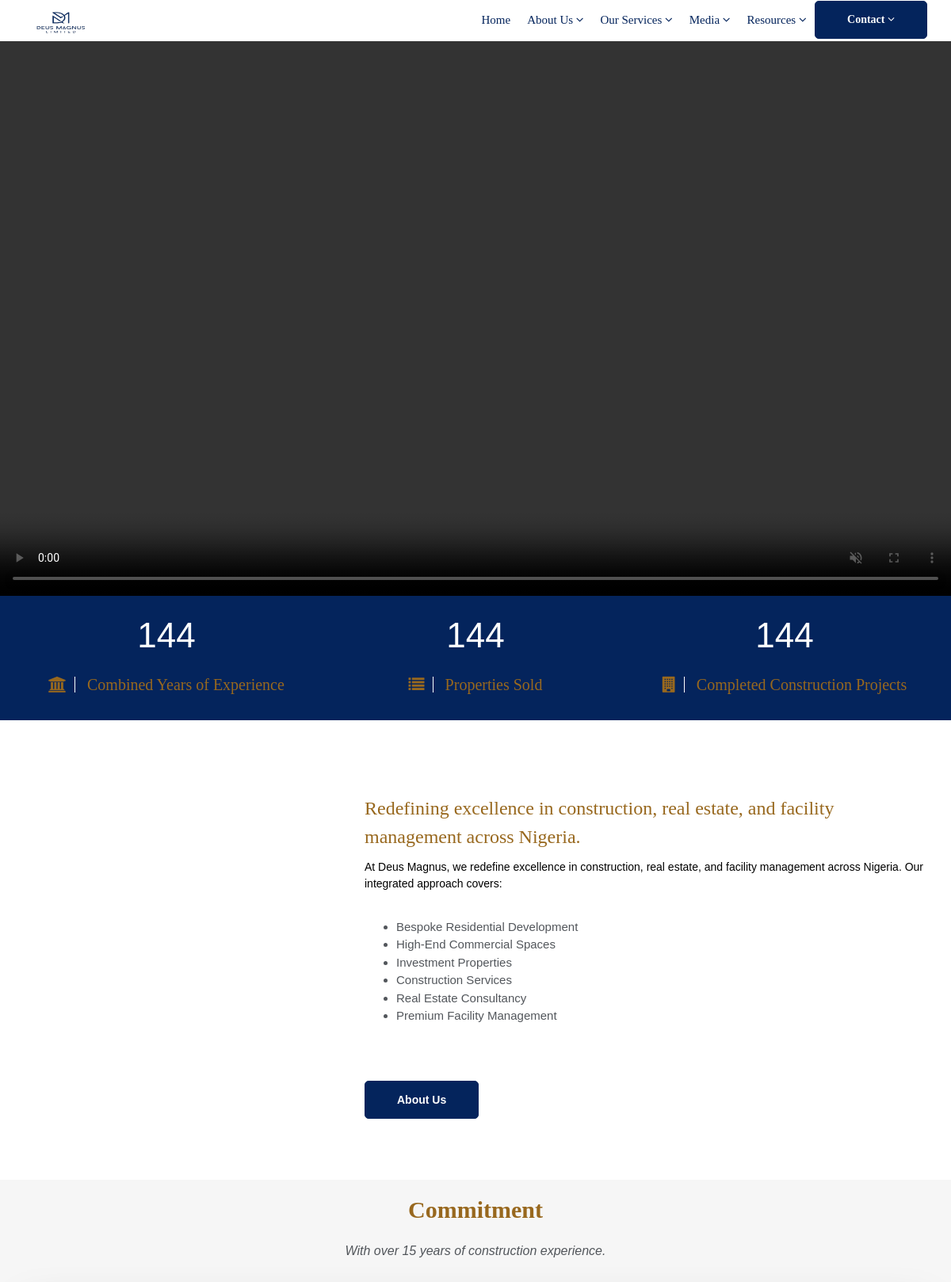
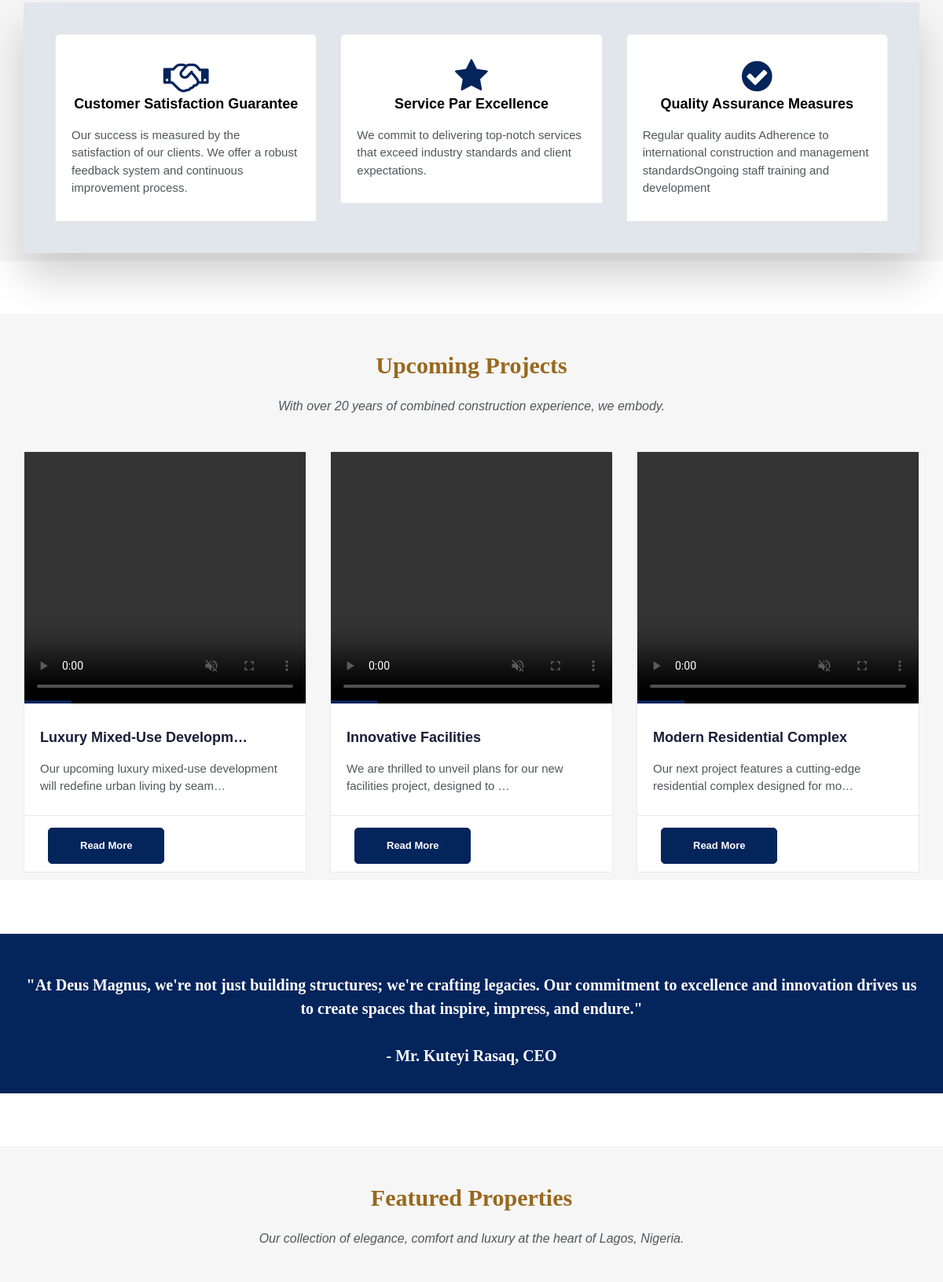
The page / (upper part) on the database its author committed (2 pictures, top to bottom).
### deus_magnus/models.py (models this page shows, shortened)
class Mainvideo(models.Model):
    deus_magnus_first_video = models.FileField(upload_to='main_videos/')

class DeusMagnusMainPost(models.Model):
    deus_magnus_title = models.CharField(max_length=255, blank=True, null=True)
    deus_magnus_description = models.TextField()
    deus_magnus_slug = models.SlugField (max_length=255,blank=True, null=True)
    deus_manus_video = models.FileField(upload_to='videos/')
    deus_magnus_publish_date = models.DateTimeField (auto_now_add= True)
    deus_magnus_author = models.ForeignKey(User, on_delete=models.CASCADE)
    class Meta:
        ordering =['-deus_magnus_publish_date']

### deus_magnus/views.py (the view)
# urls.py: path('', HomeView.as_view(), name="home"),
class HomeView(ListView):
    model = DeusMagnusMainPost
    template_name = 'deus_magnus/home.html'
    def get_context_data(self, **kwargs):
        context = super().get_context_data(**kwargs)
        context['first_videos'] = Mainvideo.objects.all()
        context['second_constructions'] = SecondDeusMagnusMainPicturePost.objects.all()
        context['last_constructions'] = LastDeusMagnusMainPicturePost.objects.all()
        return context

### templates/deus_magnus/home.html (shortened to what this page needs)
{% extends "base.html" %}
{% load static %}
{% block content%}
{% for first_video in first_videos %}
<video autoplay muted playsinline loop width="100%" height="400"controls id="myVideo">
    <source src="{{ first_video.deus_magnus_first_video.url }}" type="video/mp4">
    <source src="{{ first_video.deus_magnus_first_video.url }}" type="video/webm">
</video>
{% endfor %}
<center><section class="section db" >
    <div class="container">
        <div class="row">
            <div class="col-lg-4 col-md-4">
                <div class="stat-count">
                    <h4 class="stat-timer">15+</h4>
                    <h3 style="color: #98681e;font-family: Georgia;"><i class="fa fa-university"></i> Combined Years of Experience</h3>
                </div>
            </div>
            <div class="col-lg-4 col-md-4">
                <div class="stat-count">
                    <h4 class="stat-timer">10+</h4>
                    <h3 style="color: #98681e;font-family: Georgia;"><i class="fa fa-list"></i> Properties Sold</h3>
                </div>
            </div>
            <div class="col-lg-4 col-md-4">
                <div class="stat-count">
                    <h4 class="stat-timer">12+</h4>
                    <h3 style="color: #98681e;font-family: Georgia;"><i class="fa fa-building"></i> Completed Construction Projects</h3>
                </div>
            </div>
        </div>
    </div>
</section></center><br><br>
<section class="section">
    <div class="container">
        <div class="row">
            <div class="col-md-4">
            </div>
            <div class="col-md-8">
                <div class="custom-module p40l">
                    <h3 style="color: #98681e; font-family: Georgia;">Redefining excellence in construction, real estate, and facility management across Nigeria.</h3>
                    <h5>At Deus Magnus, we redefine excellence in construction, real estate, and facility management across Nigeria. Our integrated approach covers:</h5><br>
                    <div class="row">
                        <div class="col-lg-6 col-md-4 col-sm-4 col-xs-12 first">
                            <ul
                                <li>Bespoke Residential Development</li>
                                <li>High-End Commercial Spaces</li>
                                <li>Investment Properties</li>
                                <li>Construction Services</li>
                                <li>Real Estate Consultancy</li>
                                <li>Premium Facility Management</li>
                            </ul>
                        </div>
                    </div>
                    <div class="btn-wrapper">
                        <a href="{% url 'about' %}" class="btn btn-primary" style="border-radius:5px;">About us</a>
                    </div>
                </div>
            </div>
        </div>
    </div>
</section><br><br><br>
<section class="section gb nopadtop">
    <div class="container"><br>
        <div class="section-title text-center">
            <h3 style="color: #98681e;">Commitment</h3>
            <p>With over 15 years of construction experience.</p>
        </div><br><br>
        <div class="boxed boxedp3">
            <div class="row blog-grid">
                <div class="col-md-4">
                    <div class="course-box">
                        <div class="course-details">
                            <center><i class="fa fa-3x fa-handshake-o text-primary mb-4"></i></center>
                            <h4><center>Customer Satisfaction Guarantee</center></h4>
                            <p>Our success is measured by the satisfaction of our clients. We offer a robust
                                feedback system and continuous improvement process.</p>
                        </div>
                    </div>
                </div>
                <div class="col-md-4">
                    <div class="course-box">
                        <div class="course-details">
                            <center><i class="fa fa-3x fa-star text-primary mb-4"></i></center>
                            <h4><center>Service Par Excellence</center></h4>
                            <p>We commit to delivering top-notch services that exceed industry standards and client expectations.</p>
                        </div>
                    </div>
                </div>
                <div class="col-md-4">
                    <div class="course-box">
                        <div class="course-details">
                            <center><i class="fa fa-3x fa-check-circle text-primary mb-4"></i></center>
                            <h4><center>Quality Assurance Measures</center></h4>
                            <p> Regular quality audits Adherence to international
                                construction and management standardsOngoing staff training and development</p>
                        </div>
                    </div>
                </div>
            </div>
        </div>
    </div>
</section><br><br><br>
<section class="section gb">
    <div class="container"><br>
        <div class="section-title text-center">
            <h3 style="color: #98681e;">Upcoming Projects</h3>
            <p> With over 20 years of combined construction experience, we embody.</p>
        </div>
        <div class="row">
            {% for post in object_list %}
            <div class="col-lg-4 col-md-12">
                <div class="blog-box">
                    <a href="{% url 'detail' post.pk %}">
                    <div class="image-wrap entry">
                        <video autoplay muted playsinline loop width="100%" height="40%"  controls>
                            <source src="{{ post.deus_manus_video.url }}" type="video/mp4">
                        </video>
                    </div>
                    </a>
                    <div class="blog-desc">
                        <h4><a href="{% url 'detail' post.pk %}">{{post.deus_magnus_title|truncatechars:26}}</a></h4>
                        <p>{{post.deus_magnus_description|truncatechars:77}}</p>
                    </div>
                    <div class="post-meta">
                        <span>
                            <div class="btn-wrapper">
                                <a href="{% url 'detail' post.pk %}" class="btn btn-primary"style="border-radius: 5px;">Read More</a>
                            </div>
                         </span>
                    </div>
                </div>
            </div>
            {%endfor%}
        </div>
    </div>
</section><br><br><br>
<section class="section db p110">
    <div class="container"><br>
        <div class="row">
            <div class="col-md-12">
                <div class="tagline-message text-center">
                <h3>"At Deus Magnus, we're not just building structures; we're crafting legacies.
                    Our commitment to excellence and innovation drives us to create spaces that inspire, impress, and endure." <br><br>
                    - Mr. Kuteyi Rasaq, CEO</h3><br>
                </div>
            </div>
        </div>
    </div>
</section><br><br><br>
<section class="section gb">
    <div class="container"><br>
        <div class="section-title text-center">
            <h3 style="color: #98681e;">Featured Properties</h3>
            <p>Our collection of elegance, comfort and luxury at the heart of Lagos, Nigeria.</p>
        </div>
    </div>
</section><br><br>
<br><br>
<br><br><br>
<br>
        {% endblock %}

### static/css/style.css (style rules this page uses)
.text-primary { color: #04245c; }
body { background-color: #fff; line-height: 1.5; font-size: 15px; color: #52565b; font-family: "Heebo", sans-serif; position: static; font-weight: 400; }
#myVideo { object-fit: cover; width: 100%; height: 700px; }
body, p, li, a { font-family:'Nunito',sans-serif; }
.course-details h4 a, .readmore, .testimonial strong, h1, h2, h3, h4, h5, h6 { color: #000; }
h1, h2, h3, h4, h5, h6 { line-height: 1.5; font-family:sans-serif; }
.cop-logo img, a { color: #000; text-decoration: none !important; -webkit-transition: all ease 0.3s; -moz-transition: all ease 0.3s; transition: all ease 0.3s; }
.boxed { box-shadow: 0 30px 50px 0 rgba(1, 1, 1, 0.18); padding: 4rem 4rem 1rem; background-color: #e1e5ec; margin-top: -60px; }
.section { background-color: #ffffff; padding: 1rem 0; position: relative; display: block; padding-top: 28px; }
.section-title { margin-bottom: 45px; }
.text-widget h3, .section-title h3 { margin: 0 0 25px; padding: 0; line-height: 1; font-size: 30px; font-weight: 700; font-family:Georgia; }
.section-title p { max-width: 800px; margin: 0 auto; padding: 0; font-size: 16px; font-family: 'Droid Serif', sans-serif; font-style: italic; }
.section.gb { background-color: #f6f6f6; }
.section.db { background-color: #04245c; }
.nopadtop { padding-top: 0 !important; }
.course-box { border-radius: 6px 6px 0 0; background-color: #ffffff; border: 1px solid #eaeaea; }
.course-details { padding: 3rem 2rem; }
.course-details h4 { font-size: 18px; padding: 0 0 1.5rem; font-weight: 700; margin: 0; }
.course-details p { padding-bottom: 0; margin-bottom: 0; }
.entry { position: relative; }
.image-wrap:after { content: ""; width: 60px; height: 4px; position: absolute; bottom: 0; left: 0; background-color: #111; right: 0; }
.blog-box { background-color: #ffffff; border-radius: 6px 6px 0 0; border: 1px solid #eaeaea; }
.post-meta { padding: 15px 30px 10px; margin-top: -5px; border-top: 1px solid #eaeaea; line-height: 1; }
.post-meta a { font-size: 13px; color: #aaa; }
.blog-desc { padding: 3rem 2rem; display: block; position: relative; }
.blog-desc h4 a, .blog-desc h4 { font-size: 18px; font-weight: 700; padding: 0 0 15px; margin: 0; color: #181d38; font-family: "Nunito", sans-serif; }
.blog-desc p { padding: 0; margin: 0; }
.stat-count h3, .stat-count h4 { color: #ffffff; }
.stat-count h4 { font-size: 44px; line-height: 1; padding: 0; margin: 0; }
.stat-count h3 { padding: 30px 0 25px; margin: 0; line-height: 1; font-size: 20px; }
.stat-count h3 i { padding-right: 10px; border-right: 1px solid #fff; margin-right: 10px; }
.blog-grid .col-md-6, .blog-grid .col-md-4 { margin-bottom: 30px }
.tagline-message h3 { padding: 0; font-size: 20px; margin: 0; color: #ffffff; font-weight: bold; font-family:Georgia; }
.p40l { padding-left: 4rem; }
.btn { border-radius: 0; font-size: 14px; border: 1px solid #fff; font-weight: bold; color: #ffffff !important; padding: 13px 40px; text-transform: capitalize; }
.shop-desc small, .shop-meta a, .authorbox small, blockquote:before, blockquote:after, .blog-meta small a, .small-box i, .copyrights ul li:hover a, .footer .readmore, .breadcrumb>li a, .yamm h4, .yamm-content li:hover a, .yamm .hassubmenu li:hover a, .check li:before, .stat-count h3, .blog-desc h4:hover a, .post-meta li:after, .course-box small, .course-details h4:hover a, .course-footer i, a:hover, a:focus, .box i, .topbar .text-left i { color: #9e9485; }
.cb, .box .event-desc small, .pagination a, .pagination>.active>a, .pagination>.active>a:focus, .pagination>.active>a:hover, .pagination>.active>span, .pagination>.active>span:focus, .pagination>.active>span:hover, .tags-widget a, .owl-theme-01 .owl-nav [class*="owl-"]:hover, .yamm .dropdown-menu li:hover .menu-button, .yamm .dropdown-menu li .menu-button, mark, .bgcolor1, .image-wrap:before, .image-wrap:after, .btn-primary { border-color: #04245c; background-color: #04245c; box-shadow: inset 0 0 0 0 #98681e; -webkit-transition: all ease 0.5s; -moz-transition: all ease 0.5s; transition: all ease 0.5s; }

### rows shown on the page
DeusMagnusMainPost: deus_magnus_title "Luxury Mixed-Use Developm…", deus_magnus_description "Our upcoming luxury mixed-use development will redefine urban living by seam…"
DeusMagnusMainPost: deus_magnus_title "Innovative Facilities", deus_magnus_description "We are thrilled to unveil plans for our new facilities project, designed to …"
DeusMagnusMainPost: deus_magnus_title "Modern Residential Complex", deus_magnus_description "Our next project features a cutting-edge residential complex designed for mo…"
